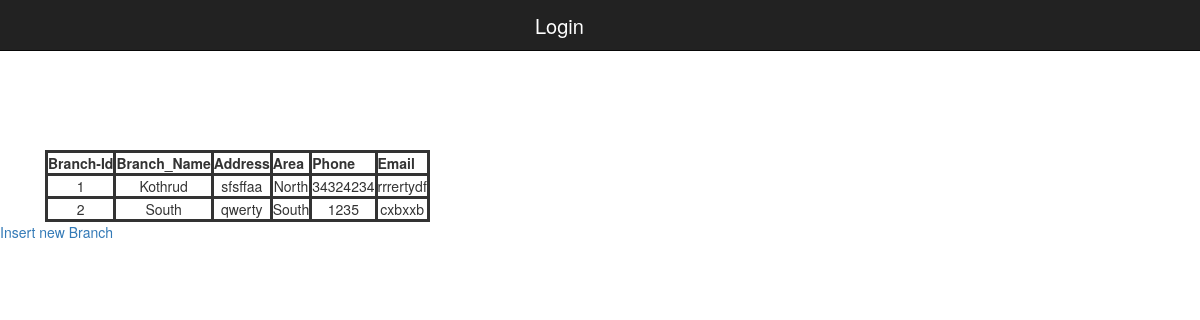
Screenshot of /show_branches.php with the database file from the repository.
### tables this page shows
CREATE TABLE IF NOT EXISTS `branch` (
  `b_id` bigint(20) NOT NULL AUTO_INCREMENT,
  `b_name` varchar(255) NOT NULL,
  `address` varchar(255) DEFAULT NULL,
  `area` varchar(255) NOT NULL,
  `phone` bigint(20) NOT NULL,
  `email` varchar(255) DEFAULT NULL,
  PRIMARY KEY (`b_id`)
);

### show_branches.php (the view, shortened to what this page needs)
<!DOCTYPE html>
<html lang="en">
<head>
    <link href="css/bootstrap.min.css" rel="stylesheet">
    <link rel="stylesheet" type="text/css" href="login.css">
</head>
<body>
    <nav class="navbar navbar-inverse navbar-fixed-top" role="navigation">
        <div class="container">
            <div class="navbar-header">
                <a class="navbar-brand" href="#"></a>
            </div>
            <div class="collapse navbar-collapse" id="bs-example-navbar-collapse-1">
                <ul class="nav navbar-nav">
                    <li>
                        <a href="#"></a>
                    </li>
                    <li>
                        <a href="#"></a>
                    </li>
                    <li>
                        <a href="#"></a>
                    </li>
                    <li style="padding-left: 400px; font-size: 20px; color: white; padding-top: 12px;">
                        Login
                    </li>
                </ul>
            </div>
        </div>
    </nav>
    <div class="container">
        <div class="row">
            <div class="col-lg-12 text-center">
                <br><BR><BR><BR>
                <div class="col-lg-12">
                    <table>
                        <tr>
                            <th>Branch-Id</th>
                            <th>Branch_Name</th>
                            <th>Address</th>
                            <th>Area</th>
                            <th>Phone</th>
                            <th>Email</th>
                        </tr>
                        <?php
                        include_once 'connection.php';
                        $sql="select * from branch";
                        $result = $conn->query($sql);
                        while($row = $result->fetch_assoc())
                        {
                            $bid=$row['b_id'];
                            $name = $row['b_name'];
                            $address = $row['address'];
                            $area = $row['area'];
                            $phone=$row['phone'];
                            $email=$row['email'];
                            echo "<tr>";
                            echo "<td>" . $bid . "</td>";
                            echo "<td>" . $name . "</td>";
                            echo "<td>" . $address . "</td>";
                            echo "<td>" . $area . "</td>";
                            echo "<td>" . $phone . "</td>";
                            echo "<td>" . $email . "</td>";
                            echo "</tr>";
                        }
                    ?>
                    </table>
                </div>
            </div>
        </div>
    </div>
    <a href="addbranch.html" >Insert new Branch</a>
</body>
</html>

### show_branches.php (style rules this page uses)
body { padding-top: 70px; }
table { border:solid; }
tr { border:solid; }
th { border:solid; }
td { border:solid; }

### rows the page displays
branch: b_id "1", b_name "Kothrud", address "sfsffaa", area "North", phone "34324234", email "rrrertydf"
branch: b_id "2", b_name "South", address "qwerty", area "South", phone "1235", email "cxbxxb"
